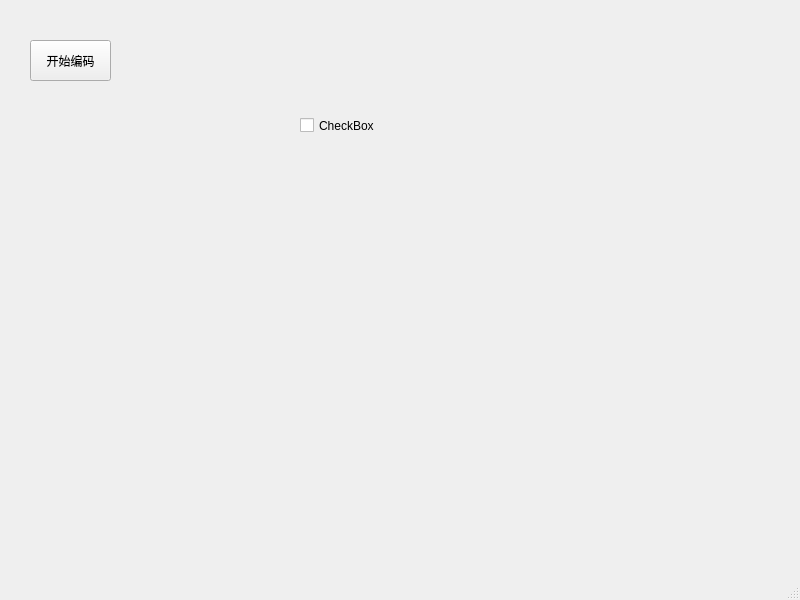
<?xml version="1.0" encoding="UTF-8"?>
<ui version="4.0">
 <class>MainWindow</class>
 <widget class="QMainWindow" name="MainWindow">
  <property name="geometry">
   <rect>
    <x>0</x>
    <y>0</y>
    <width>800</width>
    <height>600</height>
   </rect>
  </property>
  <property name="windowTitle">
   <string>MainWindow</string>
  </property>
  <widget class="QWidget" name="centralwidget">
   <widget class="QPushButton" name="AudioButton">
    <property name="geometry">
     <rect>
      <x>30</x>
      <y>40</y>
      <width>81</width>
      <height>41</height>
     </rect>
    </property>
    <property name="text">
     <string>开始编码</string>
    </property>
   </widget>
   <widget class="QCheckBox" name="checkBox">
    <property name="geometry">
     <rect>
      <x>300</x>
      <y>90</y>
      <width>121</width>
      <height>71</height>
     </rect>
    </property>
    <property name="text">
     <string>CheckBox</string>
    </property>
   </widget>
  </widget>
  <widget class="QMenuBar" name="menubar">
   <property name="geometry">
    <rect>
     <x>0</x>
     <y>0</y>
     <width>800</width>
     <height>21</height>
    </rect>
   </property>
  </widget>
  <widget class="QStatusBar" name="statusbar"/>
 </widget>
 <resources/>
 <connections/>
</ui>
